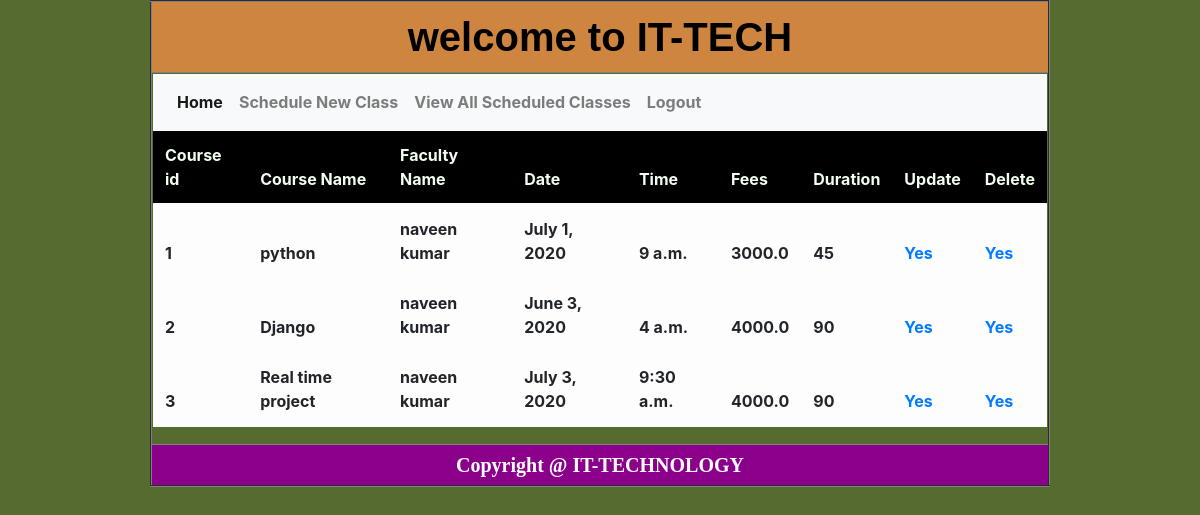
The app's page /viewschedule_class/, older data.
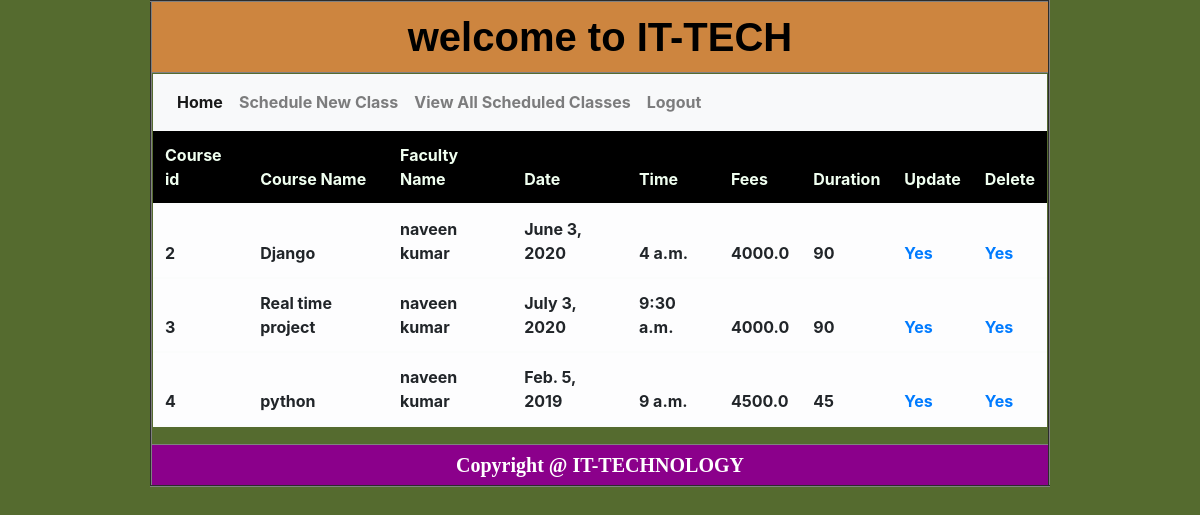
The same page, newer data.
### ITapp/models.py (models this page shows)
class ScheduleclassModel(models.Model):
    course_id=models.AutoField(default=None,primary_key=True)
    course_name=models.CharField(max_length=50,unique=True)
    faculty=models.CharField(max_length=50)
    date=models.DateField()
    time=models.TimeField()
    fee=models.FloatField()
    duration=models.IntegerField()

### ITapp/views.py (the view)
# urls.py: path('viewschedule_class/', views.viewschedule_class, name="viewschedule_class"),
def viewschedule_class(request):
    result=ScheduleclassModel.objects.all()
    return render(request,"viewschedule_class.html",{"data":result})

### templates/viewschedule_class.html
{% extends 'common.html' %}
{% block IT %}
    {% include 'admin_menu.html' %}
   <table class="table table-light">
      <thead>
         <tr style="background-color: black;color: honeydew">
             <th scope="col">Course id</th>
             <th scope="col">Course Name</th>
             <th scope="col">Faculty Name</th>
             <th scope="col">Date</th>
             <th scope="col">Time</th>
             <th scope="col">Fees</th>
             <th scope="col">Duration</th>
             <th scope="col">Update</th>
             <th scope="col">Delete</th>
         </tr>
      {% for x in data %}
           <tr>
               <th scope="col">{{ x.course_id }}</th>
             <th scope="col">{{ x.course_name }}</th>
             <th scope="col">{{ x.faculty }}</th>
             <th scope="col">{{ x.date }}</th>
             <th scope="col">{{ x.time }}</th>
             <th scope="col">{{ x.fee }}</th>
             <th scope="col">{{ x.duration }}</th>
             <th scope="col">
               <a href="{% url 'update_cls' %}?c_name={{ x.course_name }}">Yes</a>
             </th>
             <th scope="col">
                  <a href="{% url 'delete_course' %}?did={{ x.course_id }}">Yes</a>
             </th>
         </tr>
      {% endfor %}
      </thead>
   </table>
{% endblock %}

Row changes from the older to the newer data that the page shows:
removed ScheduleclassModel: course_id "1", course_name "python", faculty "naveen kumar", date "July 1, 2020", time "9 a.m.", fee "3000.0", duration "45"
added ScheduleclassModel: course_id "4", course_name "python", faculty "naveen kumar", date "Feb. 5, 2019", time "9 a.m.", fee "4500.0", duration "45"
